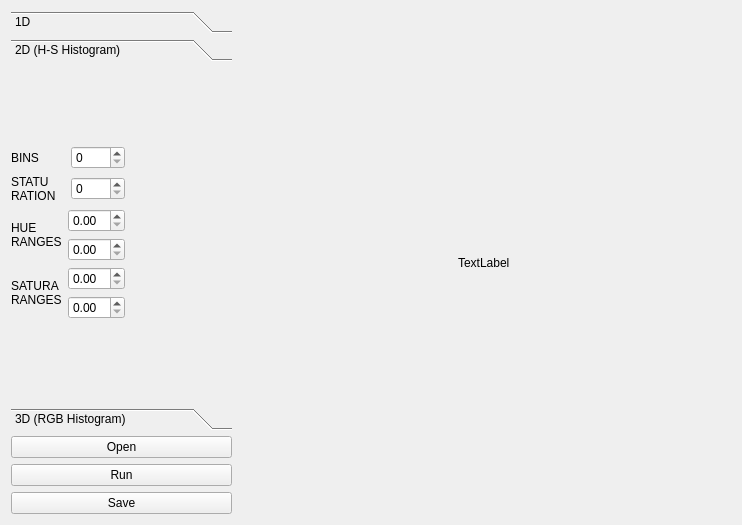
<?xml version="1.0" encoding="UTF-8"?>
<ui version="4.0">
 <class>HistogramWidget</class>
 <widget class="QWidget" name="HistogramWidget">
  <property name="geometry">
   <rect>
    <x>0</x>
    <y>0</y>
    <width>742</width>
    <height>525</height>
   </rect>
  </property>
  <property name="windowTitle">
   <string>Form</string>
  </property>
  <layout class="QHBoxLayout" name="horizontalLayout_13">
   <item>
    <layout class="QHBoxLayout" name="horizontalLayout_12">
     <item>
      <layout class="QVBoxLayout" name="verticalLayout_4">
       <property name="sizeConstraint">
        <enum>QLayout::SetFixedSize</enum>
       </property>
       <item>
        <widget class="QToolBox" name="toolBox">
         <property name="currentIndex">
          <number>1</number>
         </property>
         <widget class="QWidget" name="page">
          <property name="geometry">
           <rect>
            <x>0</x>
            <y>0</y>
            <width>215</width>
            <height>336</height>
           </rect>
          </property>
          <attribute name="label">
           <string>1D</string>
          </attribute>
          <widget class="QWidget" name="layoutWidget">
           <property name="geometry">
            <rect>
             <x>10</x>
             <y>80</y>
             <width>176</width>
             <height>201</height>
            </rect>
           </property>
           <layout class="QHBoxLayout" name="horizontalLayout_11">
            <item>
             <layout class="QVBoxLayout" name="verticalLayout_2">
              <item>
               <layout class="QHBoxLayout" name="horizontalLayout_3">
                <item>
                 <widget class="QLabel" name="label">
                  <property name="text">
                   <string>BINS</string>
                  </property>
                 </widget>
                </item>
                <item>
                 <widget class="QSpinBox" name="d1BinsSpinbox"/>
                </item>
               </layout>
              </item>
              <item>
               <layout class="QHBoxLayout" name="horizontalLayout_2">
                <item>
                 <widget class="QLabel" name="label_2">
                  <property name="text">
                   <string>Range</string>
                  </property>
                 </widget>
                </item>
                <item>
                 <layout class="QVBoxLayout" name="verticalLayout">
                  <item>
                   <widget class="QSpinBox" name="d1MinSpinbox"/>
                  </item>
                  <item>
                   <widget class="QSpinBox" name="d1MaxSpinbox"/>
                  </item>
                 </layout>
                </item>
               </layout>
              </item>
             </layout>
            </item>
            <item>
             <spacer name="horizontalSpacer_8">
              <property name="orientation">
               <enum>Qt::Horizontal</enum>
              </property>
              <property name="sizeHint" stdset="0">
               <size>
                <width>40</width>
                <height>20</height>
               </size>
              </property>
             </spacer>
            </item>
           </layout>
          </widget>
         </widget>
         <widget class="QWidget" name="page_2">
          <property name="geometry">
           <rect>
            <x>0</x>
            <y>0</y>
            <width>215</width>
            <height>336</height>
           </rect>
          </property>
          <attribute name="label">
           <string>2D (H-S Histogram)</string>
          </attribute>
          <widget class="QWidget" name="">
           <property name="geometry">
            <rect>
             <x>0</x>
             <y>10</y>
             <width>211</width>
             <height>311</height>
            </rect>
           </property>
           <layout class="QVBoxLayout" name="verticalLayout_5">
            <item>
             <spacer name="verticalSpacer">
              <property name="orientation">
               <enum>Qt::Vertical</enum>
              </property>
              <property name="sizeHint" stdset="0">
               <size>
                <width>20</width>
                <height>40</height>
               </size>
              </property>
             </spacer>
            </item>
            <item>
             <layout class="QHBoxLayout" name="horizontalLayout_14">
              <item>
               <layout class="QHBoxLayout" name="horizontalLayout_10">
                <item>
                 <layout class="QVBoxLayout" name="verticalLayout_8">
                  <item>
                   <layout class="QHBoxLayout" name="horizontalLayout">
                    <item>
                     <widget class="QLabel" name="label_3">
                      <property name="text">
                       <string>BINS</string>
                      </property>
                     </widget>
                    </item>
                    <item>
                     <widget class="QSpinBox" name="HSBinSpinBox"/>
                    </item>
                   </layout>
                  </item>
                  <item>
                   <layout class="QHBoxLayout" name="horizontalLayout_5">
                    <item>
                     <widget class="QLabel" name="label_5">
                      <property name="text">
                       <string>STATU
RATION</string>
                      </property>
                     </widget>
                    </item>
                    <item>
                     <widget class="QSpinBox" name="HSStaturatioinBinSpinBox"/>
                    </item>
                   </layout>
                  </item>
                  <item>
                   <layout class="QHBoxLayout" name="horizontalLayout_4">
                    <item>
                     <widget class="QLabel" name="label_4">
                      <property name="text">
                       <string>HUE
RANGES</string>
                      </property>
                     </widget>
                    </item>
                    <item>
                     <layout class="QVBoxLayout" name="verticalLayout_6">
                      <item>
                       <widget class="QDoubleSpinBox" name="HSHueMinDoubleSpinBox"/>
                      </item>
                      <item>
                       <widget class="QDoubleSpinBox" name="HSHueMaxDoubleSpinBox"/>
                      </item>
                     </layout>
                    </item>
                   </layout>
                  </item>
                  <item>
                   <layout class="QHBoxLayout" name="horizontalLayout_6">
                    <item>
                     <widget class="QLabel" name="label_6">
                      <property name="text">
                       <string>SATURA
RANGES</string>
                      </property>
                     </widget>
                    </item>
                    <item>
                     <layout class="QVBoxLayout" name="verticalLayout_7">
                      <item>
                       <widget class="QDoubleSpinBox" name="HSSaturationMinDoubleSpinBox"/>
                      </item>
                      <item>
                       <widget class="QDoubleSpinBox" name="HSSaturationMaxDoubleSpinBox"/>
                      </item>
                     </layout>
                    </item>
                   </layout>
                  </item>
                 </layout>
                </item>
               </layout>
              </item>
              <item>
               <spacer name="horizontalSpacer_5">
                <property name="orientation">
                 <enum>Qt::Horizontal</enum>
                </property>
                <property name="sizeHint" stdset="0">
                 <size>
                  <width>28</width>
                  <height>20</height>
                 </size>
                </property>
               </spacer>
              </item>
             </layout>
            </item>
            <item>
             <spacer name="verticalSpacer_2">
              <property name="orientation">
               <enum>Qt::Vertical</enum>
              </property>
              <property name="sizeHint" stdset="0">
               <size>
                <width>20</width>
                <height>40</height>
               </size>
              </property>
             </spacer>
            </item>
           </layout>
          </widget>
          <zorder>layoutWidget</zorder>
          <zorder>verticalSpacer</zorder>
          <zorder>verticalSpacer_2</zorder>
          <zorder>verticalSpacer_2</zorder>
          <zorder>horizontalSpacer_2</zorder>
          <zorder>horizontalSpacer_5</zorder>
         </widget>
         <widget class="QWidget" name="page_3">
          <property name="geometry">
           <rect>
            <x>0</x>
            <y>0</y>
            <width>215</width>
            <height>336</height>
           </rect>
          </property>
          <attribute name="label">
           <string>3D (RGB Histogram)</string>
          </attribute>
          <widget class="QWidget" name="layoutWidget">
           <property name="geometry">
            <rect>
             <x>10</x>
             <y>9</y>
             <width>194</width>
             <height>301</height>
            </rect>
           </property>
           <layout class="QHBoxLayout" name="horizontalLayout_9">
            <item>
             <layout class="QVBoxLayout" name="_2">
              <item>
               <layout class="QVBoxLayout" name="verticalLayout_10">
                <item>
                 <widget class="QRadioButton" name="RradioButton">
                  <property name="text">
                   <string>R-Histogram</string>
                  </property>
                 </widget>
                </item>
                <item>
                 <widget class="QRadioButton" name="GradioButton">
                  <property name="text">
                   <string>G-Histogram</string>
                  </property>
                 </widget>
                </item>
                <item>
                 <widget class="QRadioButton" name="BradioButton">
                  <property name="text">
                   <string>B-Histogram</string>
                  </property>
                 </widget>
                </item>
               </layout>
              </item>
              <item>
               <layout class="QVBoxLayout" name="verticalLayout_11">
                <item>
                 <layout class="QHBoxLayout" name="horizontalLayout_7">
                  <item>
                   <widget class="QLabel" name="label_7">
                    <property name="text">
                     <string>BIN</string>
                    </property>
                   </widget>
                  </item>
                  <item>
                   <widget class="QSpinBox" name="rgbBinSpinbox"/>
                  </item>
                 </layout>
                </item>
                <item>
                 <layout class="QHBoxLayout" name="horizontalLayout_8">
                  <item>
                   <widget class="QLabel" name="label_8">
                    <property name="text">
                     <string>RANGE</string>
                    </property>
                   </widget>
                  </item>
                  <item>
                   <layout class="QVBoxLayout" name="verticalLayout_9">
                    <item>
                     <widget class="QDoubleSpinBox" name="rgbLowRangeDoubleBox"/>
                    </item>
                    <item>
                     <widget class="QDoubleSpinBox" name="rgbHighRangeDoubleBox"/>
                    </item>
                   </layout>
                  </item>
                 </layout>
                </item>
               </layout>
              </item>
             </layout>
            </item>
            <item>
             <spacer name="horizontalSpacer">
              <property name="orientation">
               <enum>Qt::Horizontal</enum>
              </property>
              <property name="sizeHint" stdset="0">
               <size>
                <width>38</width>
                <height>17</height>
               </size>
              </property>
             </spacer>
            </item>
           </layout>
          </widget>
         </widget>
        </widget>
       </item>
       <item>
        <layout class="QVBoxLayout" name="verticalLayout_3">
         <item>
          <widget class="QPushButton" name="openButton">
           <property name="text">
            <string>Open</string>
           </property>
          </widget>
         </item>
         <item>
          <widget class="QPushButton" name="runButton">
           <property name="text">
            <string>Run</string>
           </property>
          </widget>
         </item>
         <item>
          <widget class="QPushButton" name="saveButton">
           <property name="text">
            <string>Save</string>
           </property>
          </widget>
         </item>
        </layout>
       </item>
      </layout>
     </item>
     <item>
      <spacer name="horizontalSpacer_3">
       <property name="orientation">
        <enum>Qt::Horizontal</enum>
       </property>
       <property name="sizeHint" stdset="0">
        <size>
         <width>40</width>
         <height>20</height>
        </size>
       </property>
      </spacer>
     </item>
     <item>
      <widget class="QLabel" name="showLabel">
       <property name="text">
        <string>TextLabel</string>
       </property>
      </widget>
     </item>
     <item>
      <spacer name="horizontalSpacer_4">
       <property name="orientation">
        <enum>Qt::Horizontal</enum>
       </property>
       <property name="sizeHint" stdset="0">
        <size>
         <width>40</width>
         <height>20</height>
        </size>
       </property>
      </spacer>
     </item>
    </layout>
   </item>
  </layout>
 </widget>
 <resources/>
 <connections/>
</ui>
